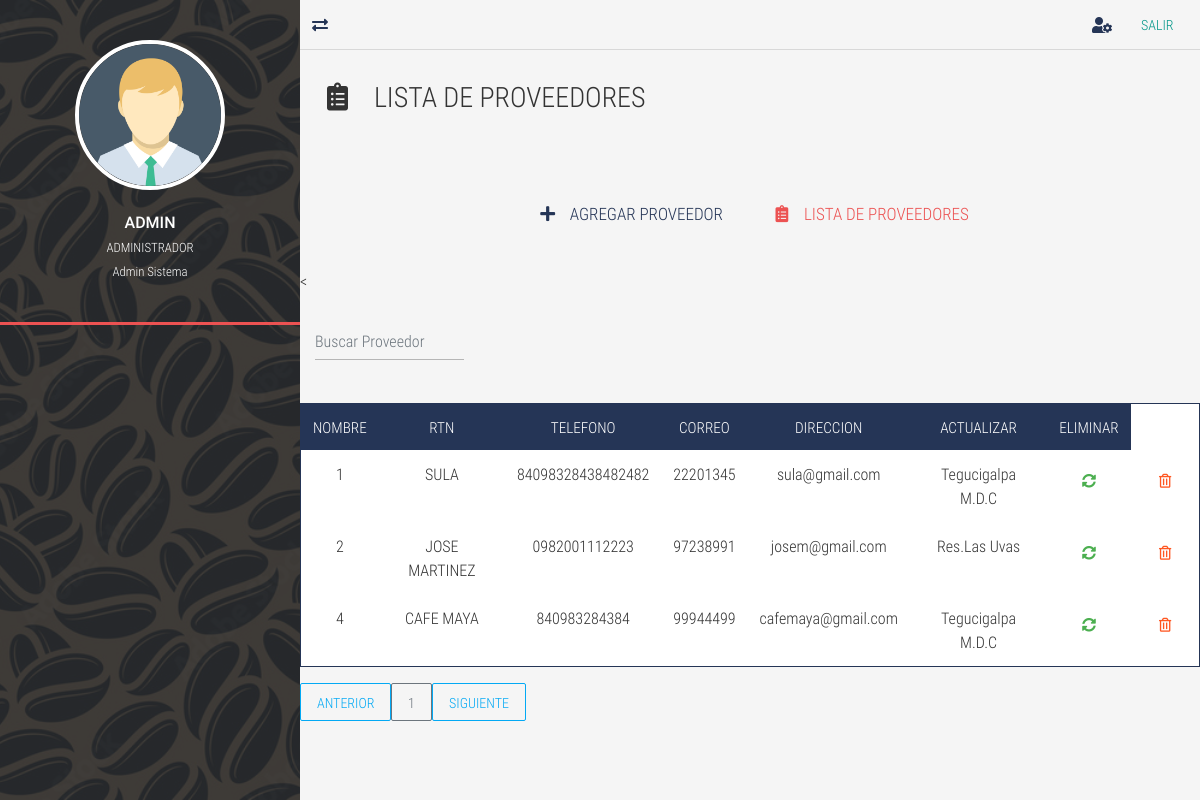
The app's page /proveedor-list/ (signed in), older data.
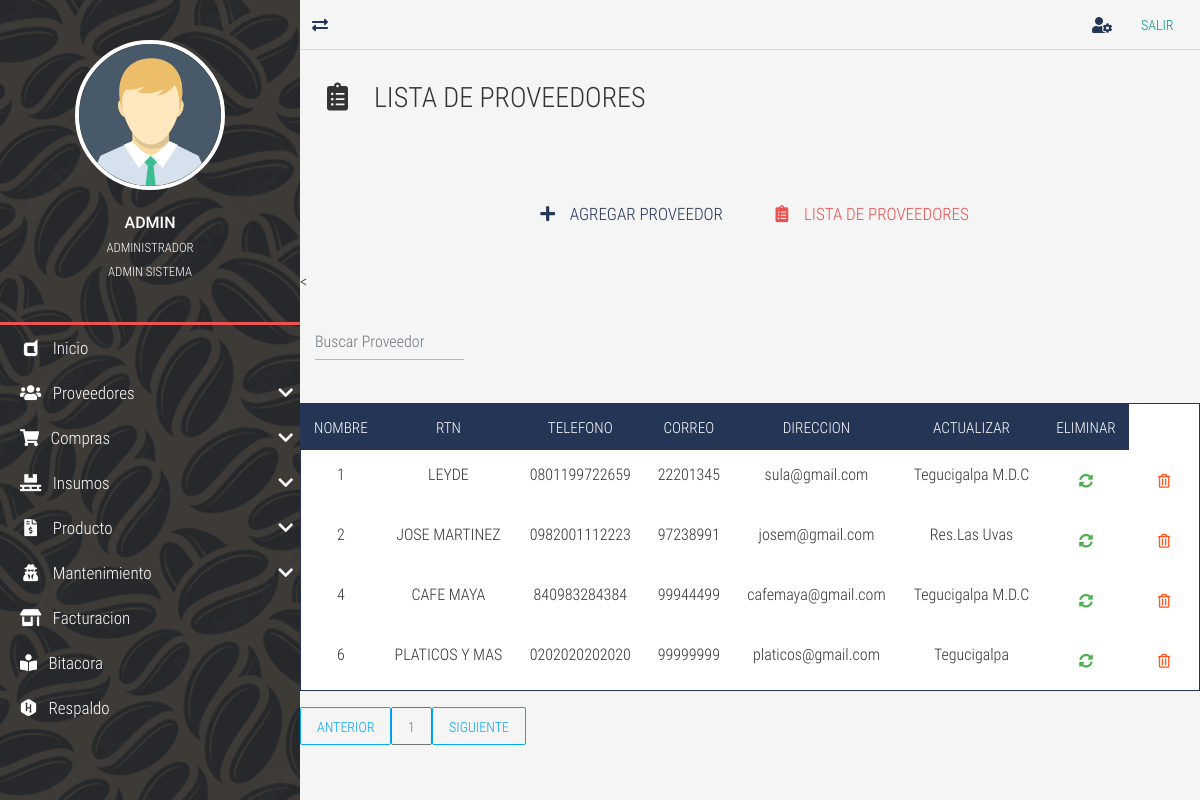
The same page, newer data.
### tables this page shows
CREATE TABLE `TBL_Proveedores` (
  `id_Proveedores` int NOT NULL AUTO_INCREMENT,
  `nom_proveedor` varchar(45) DEFAULT NULL,
  `rtn_proveedor` varchar(50) DEFAULT NULL,
  `tel_proveedor` varchar(50) DEFAULT NULL,
  `correo_proveedor` varchar(45) NOT NULL,
  `dir_proveedor` varchar(45) DEFAULT NULL,
  PRIMARY KEY (`id_Proveedores`) USING BTREE
);

### controladores/vistasControlador.php (called while the page is built, shortened)
<?php
	class vistasControlador extends vistasModelo{
		public function obtener_plantilla_controlador(){
			return require_once "./vistas/plantilla.php";
		}
	}

### index.php (called while the page is built, shortened)
<?php
	require_once "./controladores/vistasControlador.php";
	$plantilla = new vistasControlador();
	$plantilla->obtener_plantilla_controlador();

### vistas/contenidos/proveedor-list-view.php (the view, shortened to what this page needs)
<div class="full-box page-header">
	<h3 class="text-left">
		<i class="fas fa-clipboard-list fa-fw"></i> &nbsp; LISTA DE PROVEEDORES
	</h3>
</div>
<div class="container-fluid">
	<ul class="full-box list-unstyled page-nav-tabs">
		<li>
			<a href="<?php echo SERVERURL; ?>proveedor-new/"><i class="fas fa-plus fa-fw"></i> &nbsp; AGREGAR PROVEEDOR</a>
		</li>
		<li>
			<a class="active" href="<?php echo SERVERURL; ?>proveedor-list/"><i class="fas fa-clipboard-list fa-fw"></i> &nbsp; LISTA DE PROVEEDORES</a>
		</li>
		</ul>
</div>
<<?php
$where="";
?>
      <div class="container-fluid">
  <form class="d-flex">
      <input class="form-control me-2 light-table-filter" data-table="table_id" type="text"
      placeholder="Buscar Proveedor">
      </form>
  </div>
  <br>
      <table class="table table-striped table-dark table_id text-center" id="tblDatos">
                         <thead>
                         <tr>
                        <th>NOMBRE</th>
                        <th>RTN</th>
                        <th>TELEFONO</th>
                        <th>CORREO</th>
                        <th>DIRECCION</th>
                    	<th>ACTUALIZAR</th>
						<th>ELIMINAR</th>
                        </tr>
                        </thead>
                        <tbody>
				<?php
include ("./cone.php");
$SQL="SELECT * FROM TBL_Proveedores
$where";
$dato = mysqli_query($conexion, $SQL);
if($dato -> num_rows >0){
    while($fila=mysqli_fetch_array($dato)){
?>
<tr>
<td><?php echo $fila['id_Proveedores']; ?></td>
<td><?php echo $fila['nom_proveedor']; ?></td>
<td><?php echo $fila['rtn_proveedor']; ?></td>
<td><?php echo $fila['tel_proveedor']; ?></td>
<td><?php echo $fila['correo_proveedor']; ?></td>
<td><?php echo $fila['dir_proveedor']; ?></td>
<td>
	<a href="<?php echo SERVERURL; ?>proveedor-update/<?php echo $fila['id_Proveedores']?>" class="btn btn-success">
		<i class="fas fa-sync-alt"></i>
	</a>
</td>
<td>
	<form class="FormularioAjax" action="<?php echo SERVERURL; ?>ajax/proveedorAjax.php" method="POST" data-form="delete" autocomplete="off">
	<button type="submit" class="btn btn-warning">
		<i class="far fa-trash-alt"></i>
	</button>
	</form>
</td>
</tr>
<?php
}
}else{
    ?>
    <tr class="text-center">
    <td colspan="16">No existen registros</td>
    </tr>
    <?php
}
?>
	</body>
  <div id="paginador" class=""></div>

### vistas/inc/NavLateral.php (shortened to what this page needs)
<section class="full-box nav-lateral">
	<div class="full-box nav-lateral-content">
		<figure class="full-box nav-lateral-avatar">
			<img src="<?php echo SERVERURL; ?>vistas/assets/avatar/Avatar.png" class="img-fluid" alt="Avatar">
			<figcaption class="roboto-medium text-center">
				<?php echo $_SESSION['usuario_login']?>
				<br><small class="roboto-condensed-light"><?php echo $_SESSION['nombre_usuario']?> </small>
				<br><small class="roboto-condensed-light"><?php echo $_SESSION['rol']?> </small>
			</figcaption>
		</figure>
		<div class="full-box nav-lateral-bar"></div>
		<nav class="full-box nav-lateral-menu">
			<ul>
			<?php
			if($_SESSION['rol']=='ADMIN SISTEMA'){
				?>
				<li>
					<a href="<?php echo SERVERURL; ?>home/"><i class="fab fa-dashcube fa-fw"></i> &nbsp; Inicio</a>
				</li>
				<li>
					<a href="#" class="nav-btn-submenu"><i class="fas fa-users fa-fw"></i> &nbsp; Proveedores <i class="fas fa-chevron-down"></i></a>
				</li>
				<li>
					<a href="#" class="nav-btn-submenu"><i class="fas fa-shopping-cart"></i></i> &nbsp; Compras <i class="fas fa-chevron-down"></i></a>
				</li>
				<li>
					<a href="#" class="nav-btn-submenu"><i class="fas fa-pallet fa-fw"></i> &nbsp; Insumos <i class="fas fa-chevron-down"></i></a>
				</li>
				<li>
					<a href="#" class="nav-btn-submenu"><i class="fas fa-file-invoice-dollar fa-fw"></i> &nbsp; Producto <i class="fas fa-chevron-down"></i></a>
				</li>
				<li>
					<a href="#" class="nav-btn-submenu"><i class="fas  fa-user-secret fa-fw"></i> &nbsp; Mantenimiento <i class="fas fa-chevron-down"></i></a>
				</li>
				<li>
					<a href="<?php echo SERVERURL; ?>company/"><i class="fas fa-store-alt fa-fw"></i> &nbsp; Facturacion</a>
				</li>
				<li>
					<a href="<?php echo SERVERURL; ?>bitacora/"><i class="fas fa-book-reader"></i> &nbsp; Bitacora</a>
				</li>
				<li>
					<a href="<?php echo SERVERURL; ?>respaldo/"><i class="fab fa-hackerrank"></i></i> &nbsp; Respaldo</a>
				</li>
				<?php
				}?>
			</ul>
		</nav>
	</div>
</section>

Row changes from the older to the newer data that the page shows:
changed tbl_proveedores "sula@gmail.com": nom_proveedor "SULA" → "LEYDE"; rtn_proveedor "84098328438482482" → "0801199722659"
added tbl_proveedores: id_Proveedores "6", nom_proveedor "PLATICOS Y MAS", rtn_proveedor "0202020202020", tel_proveedor "99999999", correo_proveedor "platicos@gmail.com", dir_proveedor "Tegucigalpa"
Text that changed along with them:
$_SESSION['rol']: "Admin Sistema" → "ADMIN SISTEMA"
text now shown: "Inicio Proveedores Compras Insumos Producto Mantenimiento Facturacion Bitacora Respaldo"
